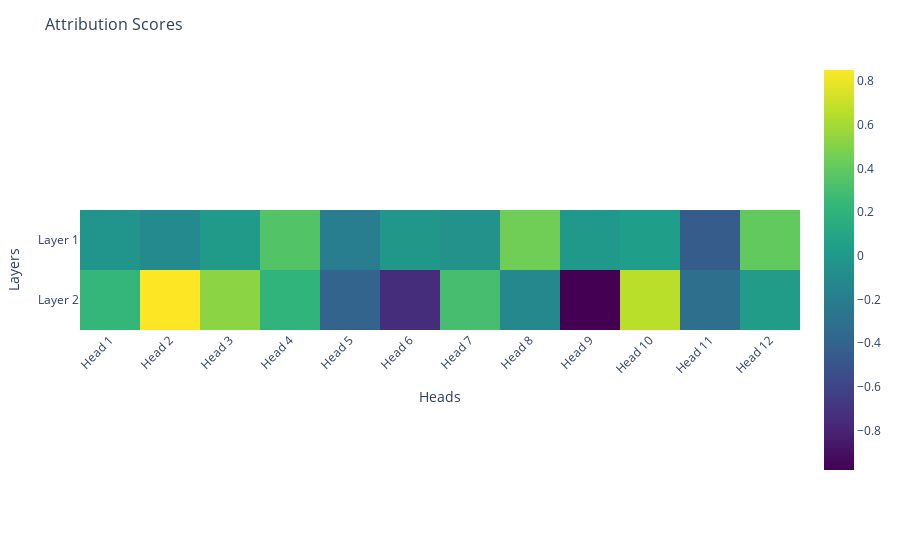
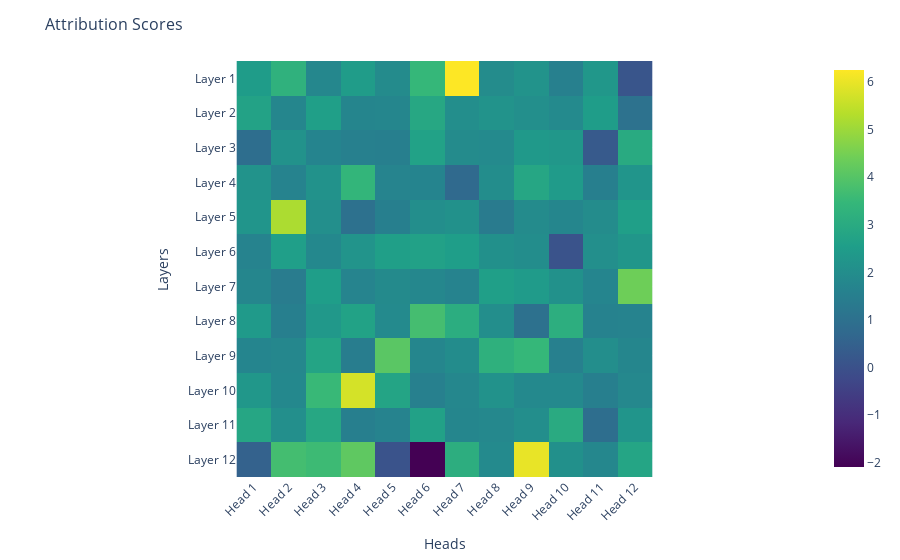

The code cell stored with these charts, in order, in its notebook:
### Markdown cell above
<details>
<summary>Show solution</summary>

```python
def logit_attribution(
    tokens: Int[Tensor, "batch seq"],
    model: HookedTransformer,
    cache: ActivationCache,
    token_position: int,
) -> Float[Tensor, "layers heads"]:
    """
    Computes the logit attribution for a specific token position in the input sequence.

    Args:
        tokens (Int[Tensor, "batch seq"]): The input token IDs tensor with shape (batch_size, sequence_length).
        model (HookedTransformer): The HookedTransformer model instance.
        cache (ActivationCache): The activation cache containing the intermediate results.
        token_position (int): The position of the token in the input sequence for which to compute the attribution.

    Returns:
        Float[Tensor, "layers heads"]: The logit attribution tensor with shape (num_layers, num_heads).

    Description:
        This function computes the logit attribution for a specific token position in the input sequence.
        It unembeds the output of each attention head in each layer, and sees what upweight it gives on the correct next token.

    Note:
        - The input `tokens` tensor is assumed to have a batch size of 1.
        - The `token_position` is zero-indexed, meaning the first token in the sequence has a position of 0.
        - The returned attention pattern has shape (num_layers, num_heads), representing the attribution scores
          for each layer and attention head.
    """
    # Retrieve the attention results from the activation cache for each transformer block
    results = [cache[f"blocks.{i}.attn.hook_result"] for i in range(len(model.blocks))]

    # Stack the attention results along the layer dimension
    results = torch.stack(results, dim=1)

    # Select the attention results corresponding to the specified token position
    results = results[token_position, :, :, :]

    # Pass the selected attention results through the model's unembed function to obtain the logits
    logits = model.unembed(results)

    # Get the ID of the next token in the sequence
    next_token_id = tokens[0, token_position + 1]

    # Extract the logits corresponding to the next token ID
    attributions = logits[:, :, next_token_id]

    return attributions


test_logit_attribution(logit_attribution, model)```

</details>

Now, that you have to tool, to see wich heads have wich effects on the logits, run some experiments to see, wich heads are usefull for induction.
Are they the same, that have the pattern you identified earlier?

### Code cell
print(text)
#TODO: Julian has suggested here to use a text that has no coherence but just a bunch of random tokens in a sequence that repeat and then compare it to this one. Cause then it is more clear what the inductions heads are doing since gpt2 maybe can predict the next token from the context..or something like that...not sure

repeat_seq = gpt2.to_tokens(text)

gpt_logits, gpt_cache = gpt2.run_with_cache(repeat_seq, remove_batch_dim=True)
toymodel_logits, toymodel_cache = model.run_with_cache(repeat_seq, remove_batch_dim=True)

token_postion = 14
print(gpt2.tokenizer.decode(repeat_seq[0,token_postion]))
attribution_scores = logit_attribution(repeat_seq, model, toymodel_cache, token_postion)
plot_attribution_pattern(attribution_scores)

attribution_scores = logit_attribution(repeat_seq, gpt2, gpt_cache, token_postion)
plot_attribution_pattern(attribution_scores)

### Figure 1 — Plotly figure (JSON) as saved in the notebook; plotly's stock layout.template omitted (floating-point values rounded to 4 significant figures)
{"data": [{"coloraxis": "coloraxis", "hovertemplate": "Heads: %{x}<br>Layers: %{y}<br>color: %{z}<extra></extra>", "name": "0", "type": "heatmap", "x": ["Head 1", "Head 2", "Head 3", "Head 4", "Head 5", "Head 6", "Head 7", "Head 8", "Head 9", "Head 10", "Head 11", "Head 12"], "xaxis": "x", "y": ["Layer 1", "Layer 2"], "yaxis": "y", "z": [[-0.02572, -0.1069, 0.01691, 0.3475, -0.1985, -0.01155, -0.05332, 0.4482, -0.001942, 0.03993, -0.4495, 0.402], [0.2309, 0.8506, 0.5277, 0.2059, -0.3965, -0.7455, 0.3033, -0.1215, -0.9798, 0.6592, -0.316, 0.01906]]}], "layout": {"coloraxis": {"colorbar": {"tickfont": {"size": 12}, "title": {"text": ""}}, "colorscale": [[0, "#440154"], [0.1111, "#482878"], [0.2222, "#3e4989"], [0.3333, "#31688e"], [0.4444, "#26828e"], [0.5556, "#1f9e89"], [0.6667, "#35b779"], [0.7778, "#6ece58"], [0.8889, "#b5de2b"], [1, "#fde725"]]}, "margin": {"t": 60}, "title": {"font": {"size": 16}, "text": "Attribution Scores"}, "xaxis": {"anchor": "y", "constrain": "domain", "domain": [0, 1], "scaleanchor": "y", "tickangle": -45, "tickfont": {"size": 12}, "title": {"text": "Heads"}}, "yaxis": {"anchor": "x", "autorange": "reversed", "constrain": "domain", "domain": [0, 1], "tickfont": {"size": 12}, "title": {"text": "Layers"}}}}

### Figure 2 — Plotly figure (JSON) as saved in the notebook; plotly's stock layout.template omitted (floating-point values rounded to 4 significant figures; data arrays with more than 128 entries replaced by an {"elided": "..."} marker saying what was removed)
{"data": [{"coloraxis": "coloraxis", "hovertemplate": "Heads: %{x}<br>Layers: %{y}<br>color: %{z}<extra></extra>", "name": "0", "type": "heatmap", "x": ["Head 1", "Head 2", "Head 3", "Head 4", "Head 5", "Head 6", "Head 7", "Head 8", "Head 9", "Head 10", "Head 11", "Head 12"], "xaxis": "x", "y": ["Layer 1", "Layer 2", "Layer 3", "Layer 4", "Layer 5", "Layer 6", "Layer 7", "Layer 8", "Layer 9", "Layer 10", "Layer 11", "Layer 12"], "yaxis": "y", "z": {"elided": "12x12 float values"}}], "layout": {"coloraxis": {"colorbar": {"tickfont": {"size": 12}, "title": {"text": ""}}, "colorscale": [[0, "#440154"], [0.1111, "#482878"], [0.2222, "#3e4989"], [0.3333, "#31688e"], [0.4444, "#26828e"], [0.5556, "#1f9e89"], [0.6667, "#35b779"], [0.7778, "#6ece58"], [0.8889, "#b5de2b"], [1, "#fde725"]]}, "margin": {"t": 60}, "title": {"font": {"size": 16}, "text": "Attribution Scores"}, "xaxis": {"anchor": "y", "constrain": "domain", "domain": [0, 1], "scaleanchor": "y", "tickangle": -45, "tickfont": {"size": 12}, "title": {"text": "Heads"}}, "yaxis": {"anchor": "x", "autorange": "reversed", "constrain": "domain", "domain": [0, 1], "tickfont": {"size": 12}, "title": {"text": "Layers"}}}}
